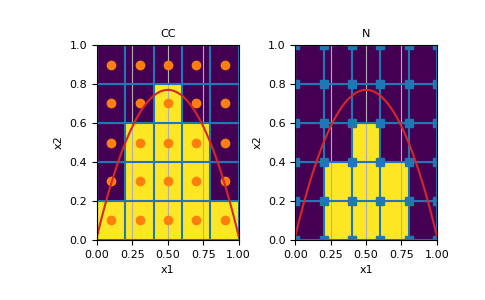

Recreate this plot in Python.
import matplotlib.pyplot as plt
import numpy as np
from discretize import TensorMesh
from discretize.utils import active_from_xyz

mesh = TensorMesh([5, 5])
topo_func = lambda x: -3*(x-0.2)*(x-0.8)+.5
topo_points = np.linspace(0, 1)
topo_vals = topo_func(topo_points)

active_cc = active_from_xyz(mesh, np.c_[topo_points, topo_vals], grid_reference='CC')
ax = plt.subplot(121)
mesh.plot_image(active_cc, ax=ax)
mesh.plot_grid(centers=True, ax=ax)
ax.plot(np.linspace(0,1), topo_func(np.linspace(0,1)), color='C3')
ax.set_title("CC")

active_n = active_from_xyz(mesh, np.c_[topo_points, topo_vals], grid_reference='N')
ax = plt.subplot(122)
mesh.plot_image(active_n, ax=ax)
mesh.plot_grid(nodes=True, ax=ax)
ax.plot(np.linspace(0,1), topo_func(np.linspace(0,1)), color='C3')
ax.set_title("N")
plt.show()
